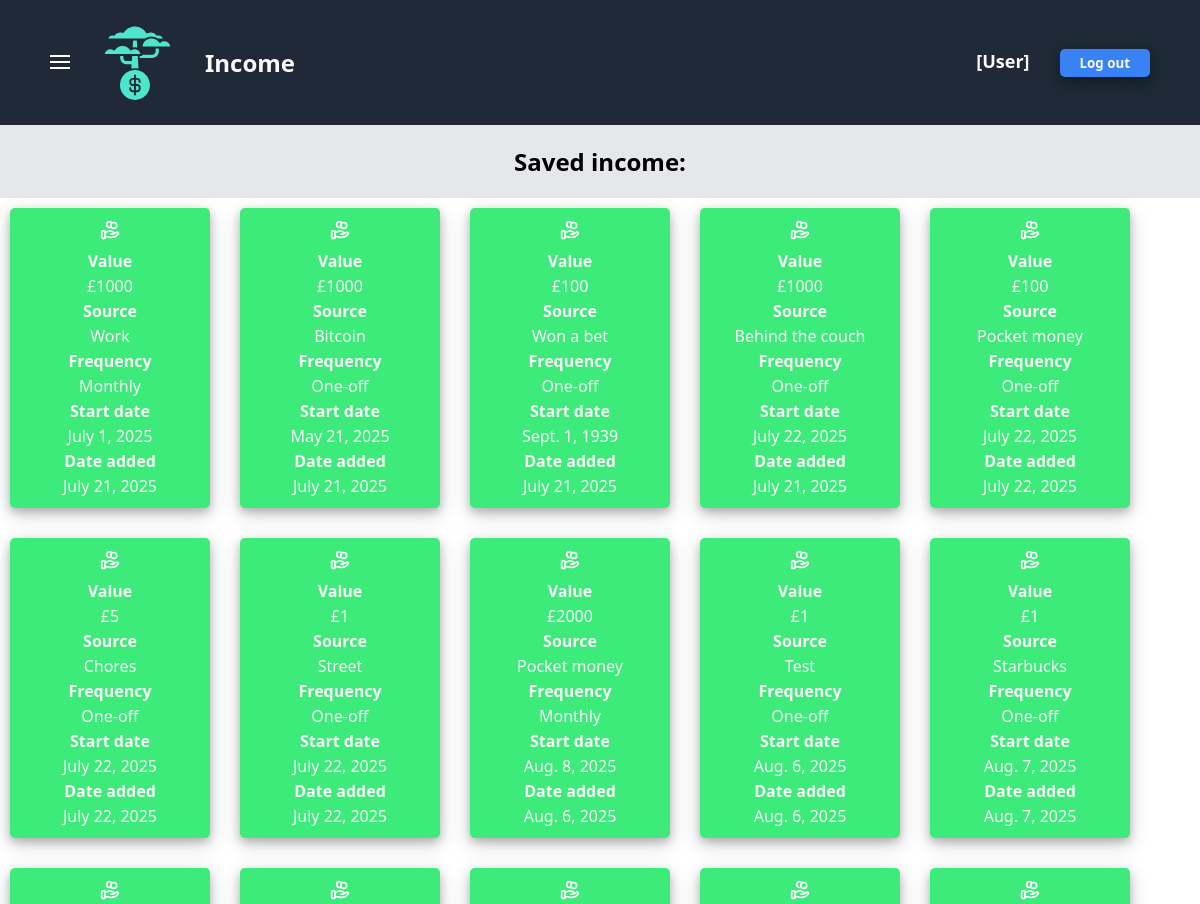
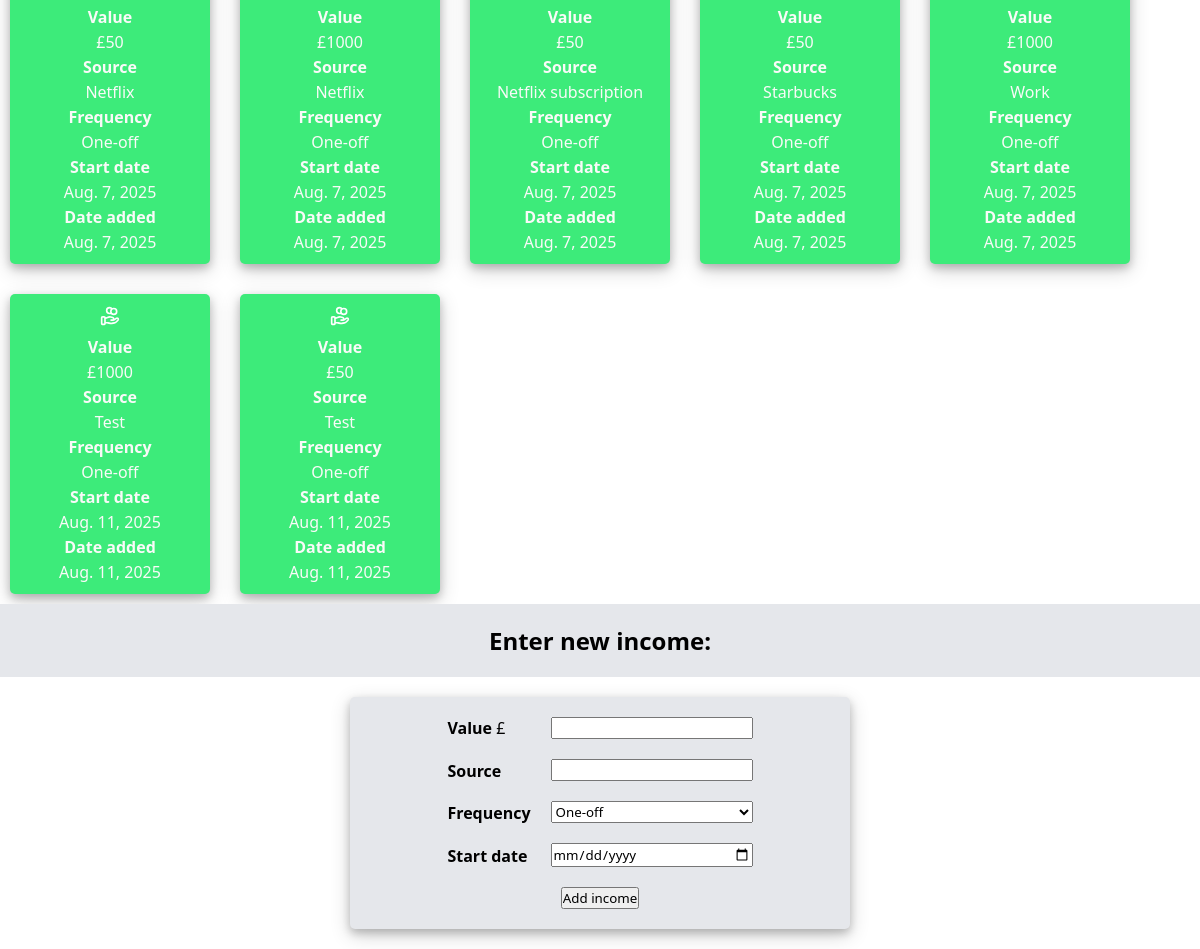
/finance/income/, run on the app's committed database (2 pictures, top to bottom).
### finance/models.py (models this page shows)
class FinancialObject(models.Model):
    user = models.ForeignKey(User, on_delete=models.CASCADE) # A single user can have many instances of income/expenses/budgets
    value = models.IntegerField(default=0)
    startDate = models.DateField(default=datetime.date.today)
    addDate = models.DateField(default=datetime.date.today)
    class Meta:
        abstract = True # Makes the "FinancialObject" class an Abstract Base Class (ABC)

class Income(FinancialObject):
    source = models.CharField(default="N/A", max_length=200)
    frequency = models.CharField(default="Monthly", max_length=200)

### finance/views.py (the view)
# urls.py: path("income/", views.income, name="income"),
def income(request):
    message = request.GET.get("message", "")
    income = Income.objects.all()
    return render(
        request,
        "finance/income.html",
        {
            "income": income,
            "message": message
        }
    )

### finance/templates/finance/income.html (shortened to what this page needs)
{% extends "finance/finance-base.html" %}
{% block header-title %}Income{% endblock %}
{% block finance_extra_css %}
    {% load static %}
    <link rel="stylesheet" href="{% static 'finance/income-style.css' %}">
{% endblock %}
{% block saved-label %}Saved income:{% endblock %}
{% block presence-check-and-list %}
    {% if income %}
        {% for i in income %}
            <li class="card">
                <div class="card-icon">
                </div>
                <div class="card-info">
                    <div><strong>Value</strong></div><div>£{{ i.value }}</div>
                    <div><strong>Source</strong></div><div>{{ i.source }}</div>
                    <div><strong>Frequency</strong></div><div>{{ i.frequency }}</div>
                    <div><strong>Start date</strong></div><div>{{ i.startDate }}</div>
                    <div><strong>Date added</strong></div><div>{{ i.addDate }}</div>
                </div>
            </li>
        {% endfor %}
    {% else %}
        <li>No income added yet.</li>
    {% endif %}
{% endblock %}
{% block enter-label %}Enter new income:{% endblock %}
{% block form %}
    <form action="{% url 'finance:addIncome' %}" method="post" class="form">
        <div class="form-components">
            <div class="form-labels-and-answers">
                <div class="form-labels">
                    <label for="value"><strong>Value</strong>    £</label>
                    <label for="source"><strong>Source</strong></label>
                    <div><strong>Frequency</strong></div>
                    <label for="startDate"><strong>Start date</strong></label>
                </div>
                <div class="form-answers">
                    <input type="text" id="value" name="value">
                    <input type="text" id="source" name="source">
                    <select id="frequency" name="frequency">
                        <option value="One-off">One-off</option>
                    </select>
                    <input type="date" id="startDate" name="startDate" value=date>
                </div>
            </div>
            <div class="submit">
                <input type="submit" value="Add income">
            </div>
        </div>
    </form>
{% endblock %}

### dashboard/static/dashboard/navbar-and-sidebar-base-style.css (style rules this page uses)
* { padding: 0; margin: 0; box-sizing: border-box; font-family: system-ui, -apple-system, BlinkMacSystemFont, 'Segoe UI', Roboto, Oxygen, Ubuntu, Cantarell, 'Open Sans', 'Helvetica Neue', sans-serif; }
body { display: flex; flex-direction: column; }

### finance/static/finance/finance-base-style.css (style rules this page uses)
.card { display: flex; flex-direction: column; justify-content: center; align-items: center; border-radius: 5px; width: 200px; height: 300px; box-shadow: 0 4px 8px 0 rgba(0, 0, 0, 0.2), 0 6px 20px 0 rgba(0, 0, 0, 0.19); background-color: #3deb7a; padding: 10px; }
.card-icon { width: 100%; height: 10px; display: flex; justify-content: center; margin-bottom: 20px; }
.card-info { display: flex; flex-direction: column; justify-content: space-around; text-align: center; color: #f9faf8; gap: 3px; }
.form { display: flex; justify-content: center; margin: 20px; }
.form-components { display: flex; flex-direction: column; justify-content: center; width: 500px; gap: 20px; padding: 20px; background-color: #e5e7eb; border-radius: 5px; box-shadow: 0 4px 8px 0 rgba(0, 0, 0, 0.2), 0 6px 20px 0 rgba(0, 0, 0, 0.19); }
.form-labels-and-answers { display: flex; justify-content: center; gap: 20px; }
.form-labels { display: flex; flex-direction: column; justify-content: space-around; gap: 20px; }
.form-answers { display: flex; flex-direction: column; justify-content: space-around; gap: 20px; }
.submit { display: flex; justify-content: center; align-items: center; }

### finance/static/finance/income-style.css (style rules this page uses)
.card { background-color: #3deb7a; }

### data on the page
Income: value "1000", source "Work", frequency "Monthly", startDate "July 1, 2025", addDate "July 21, 2025"
Income: value "1000", source "Bitcoin", frequency "One-off", startDate "May 21, 2025", addDate "July 21, 2025"
Income: value "100", source "Won a bet", frequency "One-off", startDate "Sept. 1, 1939", addDate "July 21, 2025"
Income: value "1000", source "Behind the couch", frequency "One-off", startDate "July 22, 2025", addDate "July 21, 2025"
Income: value "100", source "Pocket money", frequency "One-off", startDate "July 22, 2025", addDate "July 22, 2025"
Income: value "5", source "Chores", frequency "One-off", startDate "July 22, 2025", addDate "July 22, 2025"
Income: value "1", source "Street", frequency "One-off", startDate "July 22, 2025", addDate "July 22, 2025"
Income: value "2000", source "Pocket money", frequency "Monthly", startDate "Aug. 8, 2025", addDate "Aug. 6, 2025"
Income: value "1", source "Test", frequency "One-off", startDate "Aug. 6, 2025", addDate "Aug. 6, 2025"
Income: value "1", source "Starbucks", frequency "One-off", startDate "Aug. 7, 2025", addDate "Aug. 7, 2025"
Income: value "50", source "Netflix", frequency "One-off", startDate "Aug. 7, 2025", addDate "Aug. 7, 2025"
Income: value "1000", source "Netflix", frequency "One-off", startDate "Aug. 7, 2025", addDate "Aug. 7, 2025"
Income: value "50", source "Netflix subscription", frequency "One-off", startDate "Aug. 7, 2025", addDate "Aug. 7, 2025"
Income: value "50", source "Starbucks", frequency "One-off", startDate "Aug. 7, 2025", addDate "Aug. 7, 2025"
Income: value "1000", source "Work", frequency "One-off", startDate "Aug. 7, 2025", addDate "Aug. 7, 2025"
Income: value "1000", source "Test", frequency "One-off", startDate "Aug. 11, 2025", addDate "Aug. 11, 2025"
Income: value "50", source "Test", frequency "One-off", startDate "Aug. 11, 2025", addDate "Aug. 11, 2025"
